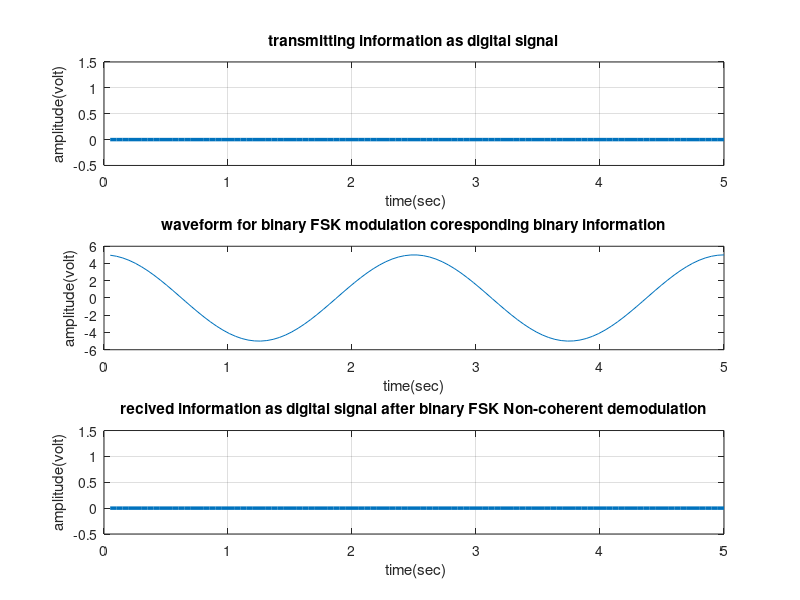

MATLAB code to generate this figure:
clc;
clear all;
close all;


x=input('Enter the binary info');     %put in brackets like [1 0 1 0] as i/p
bp=input('Enter the value of Tb');                                               

bit=[]; 
for n=1:1:length(x)
    if x(n)==1;
       se=ones(1,100);
    else x(n)==0;
        se=zeros(1,100);
    end
     bit=[bit se];

end
t1=bp/100:bp/100:100*length(x)*(bp/100);
subplot(3,1,1);
plot(t1,bit,'lineWidth',2.5);grid on;
axis([ 0 bp*length(x) -.5 1.5]);
ylabel('amplitude(volt)');
xlabel(' time(sec)');
title('transmitting information as digital signal');




A=5;                                         
br=1/bp;                                                         
f1=br*8;                           
f2=br*2;                           
t2=bp/99:bp/99:bp;                 
ss=length(t2);
m=[];
for (i=1:1:length(x))
    if (x(i)==1)
        y=A*cos(2*pi*f1*t2);
    else
        y=A*cos(2*pi*f2*t2);
    end
    m=[m y];
end
t3=bp/99:bp/99:bp*length(x);
subplot(3,1,2);
plot(t3,m);
xlabel('time(sec)');
ylabel('amplitude(volt)');
title('waveform for binary FSK modulation coresponding binary information');
%Non coherent Demodulation
mn=[];
for n=ss:ss:length(m)
  t=bp/99:bp/99:bp;
  y1=cos(2*pi*f1*t);
  y2=cos(2*pi*f2*t); 
   
  y11=sin(2*pi*f1*t);                 
  y22=sin(2*pi*f2*t);
  mm=y1.*m((n-(ss-1)):n);
  mmm=y2.*m((n-(ss-1)):n);
  mm1=y11.*m((n-(ss-1)):n);
  mmm1=y22.*m((n-(ss-1)):n);
  t4=bp/99:bp/99:bp;
  z1=trapz(t4,mm);
  z11=trapz(t4,mm1); 
  z2=trapz(t4,mmm);
  z22=trapz(t4,mmm1); 
  zz1=round(2*z1/bp);
  zz11=round(2*z11/bp);
  zz2= round(2*z2/bp);
  zz22= round(2*z22/bp);
  %square law detection
  R1=zz1^2+zz11^2;
  R2=zz2^2+zz22^2;
  if((R1>R2))      
    a=1;
  else(R2>R1)
    a=0;
  end
  mn=[mn a];
end
disp(' Binary information at Reciver :');
disp(mn);
bit=[];
for n=1:length(mn);
    if mn(n)==1;
       se=ones(1,100);
    else mn(n)==0;
        se=zeros(1,100);
    end
     bit=[bit se];

end
t4=bp/100:bp/100:100*length(mn)*(bp/100);
subplot(3,1,3)
plot(t4,bit,'LineWidth',2.5);grid on;
axis([ 0 bp*length(mn) -.5 1.5]);
ylabel('amplitude(volt)');
xlabel(' time(sec)');
title('recived information as digital signal after binary FSK Non-coherent demodulation');


